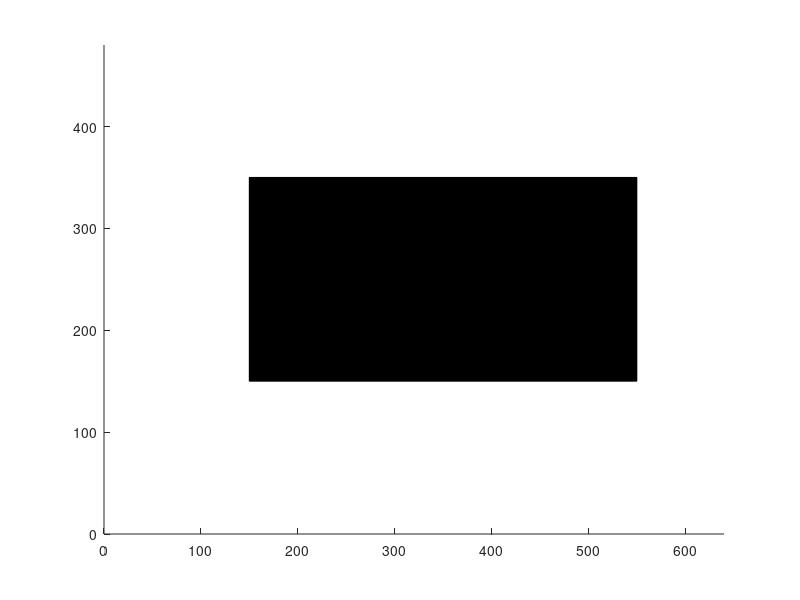

Write the MATLAB code that produced this figure.
clc 
clear all
close all

x1 = rectangle('Position', [150 150 400 200], 'FaceColor','black');
axis([0 640 0 480])
myimage = x1;
colormap([0 0 0; 1 1 1]);


